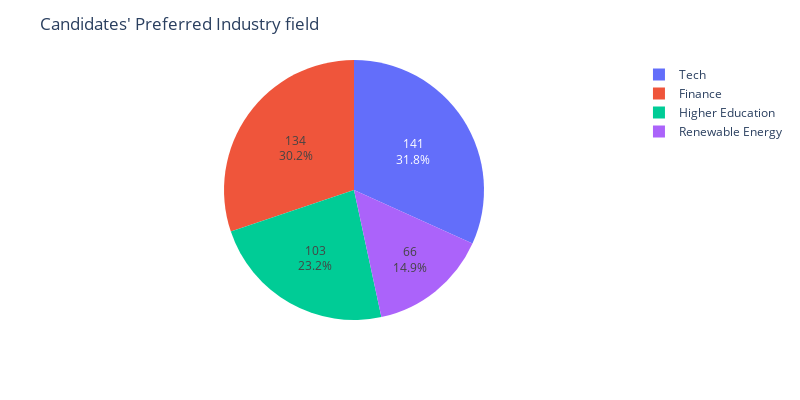

The notebook cell saved with this chart:
### Code cell
import plotly.express as px
fig = px.pie(cand_ind, values='Frequency', names='Industry',
            width=800, height=400)
fig.update_layout(
    title_text="Candidates' Preferred Industry field",)
fig.update_traces(textinfo='percent+value')
fig.write_image("../images/candidate_profile/Candidate_pref_industry.png", format='png',engine='kaleido')
fig.show()

### Figure 1 — Plotly figure (JSON) as saved in the notebook; plotly's stock layout.template omitted (floating-point values rounded to 4 significant figures)
{"data": [{"domain": {"x": [0, 1], "y": [0, 1]}, "hovertemplate": "Industry=%{label}<br>Frequency=%{value}<extra></extra>", "labels": ["Tech", "Finance", "Higher Education", "Renewable Energy"], "legendgroup": "", "name": "", "showlegend": true, "textinfo": "percent+value", "type": "pie", "values": [141, 134, 103, 66]}], "layout": {"height": 400, "legend": {"tracegroupgap": 0}, "margin": {"t": 60}, "title": {"text": "Candidates' Preferred Industry field"}, "width": 800}}
